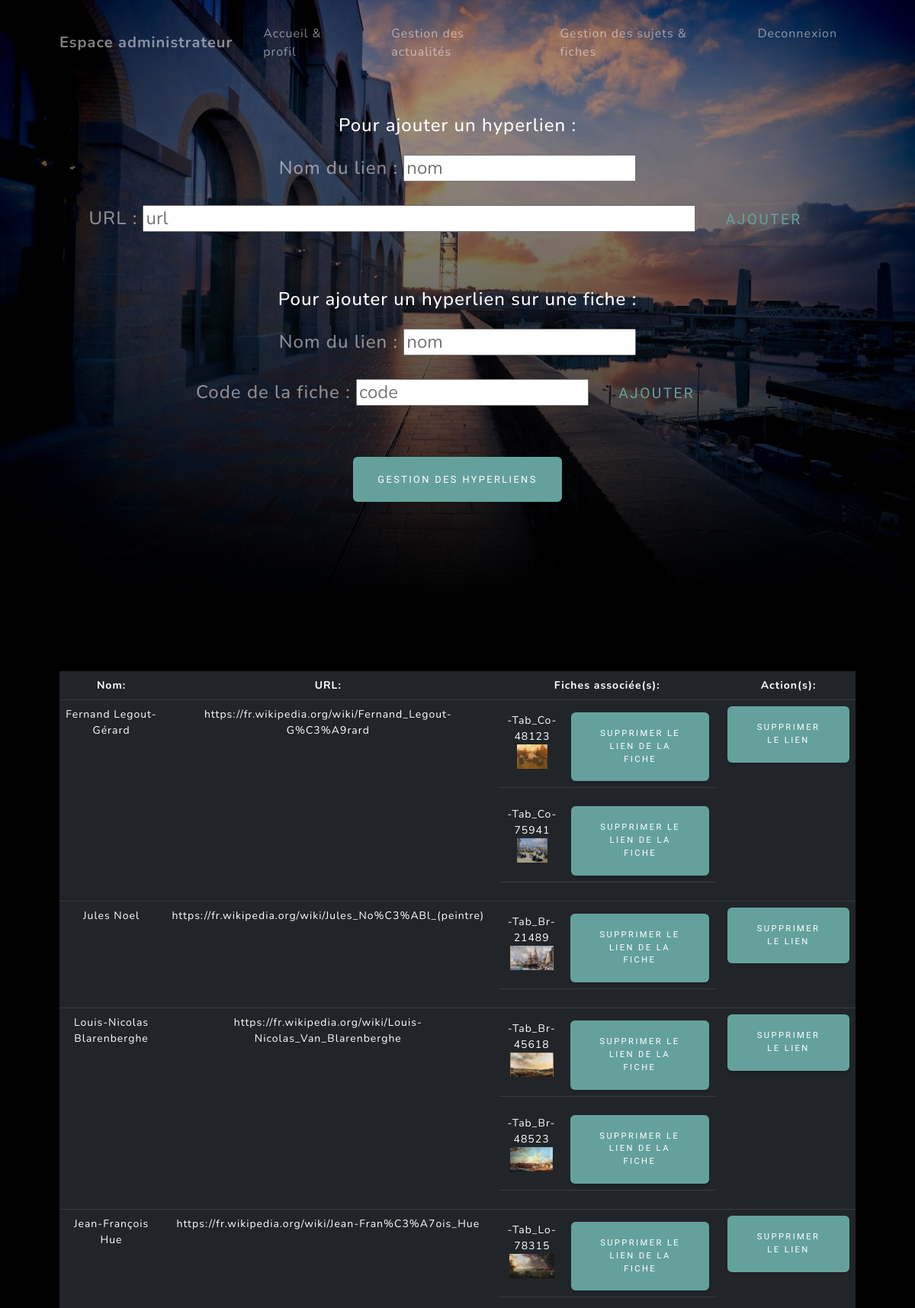
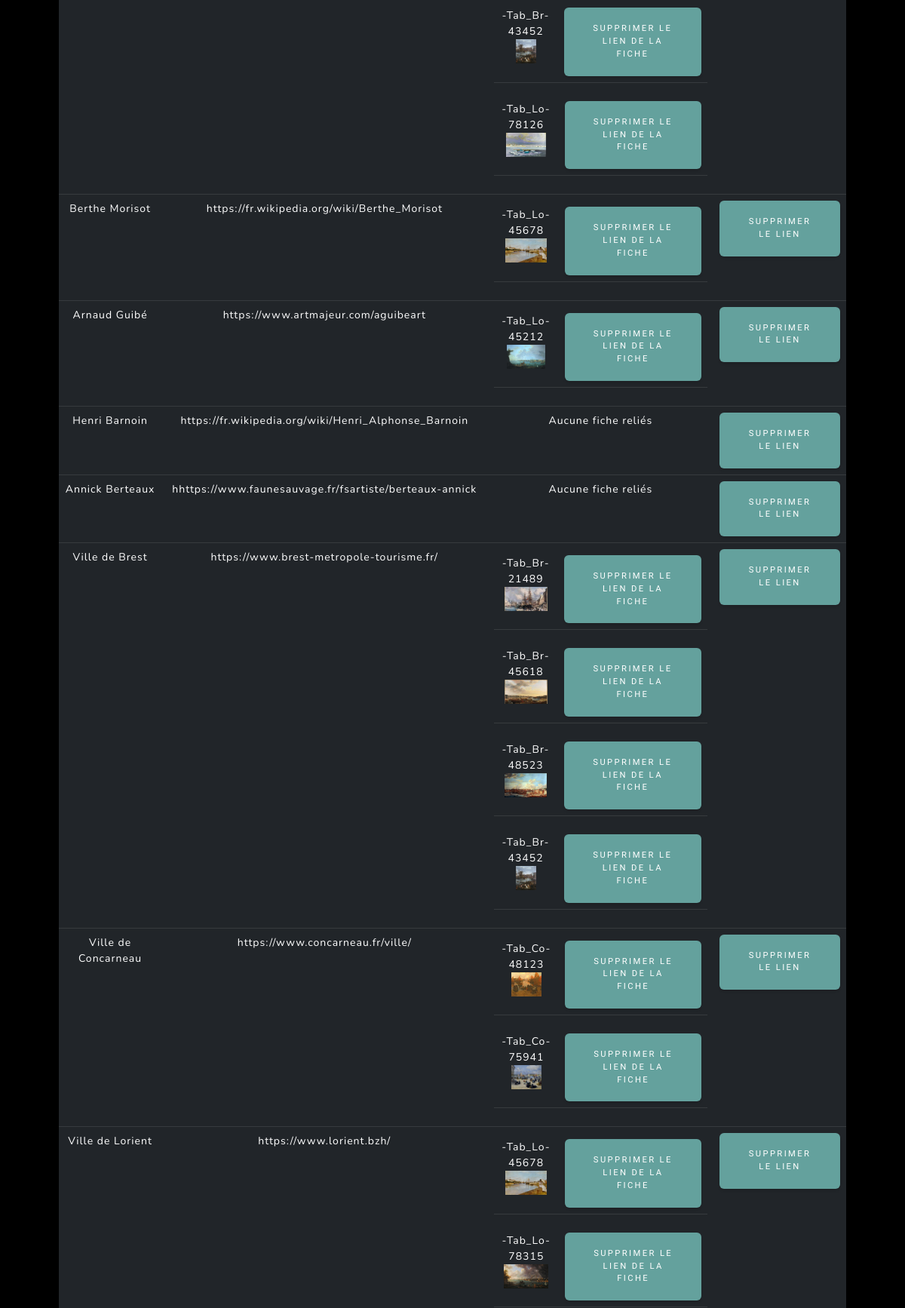
Screenshot of /v2/session/admin_hyp.php (signed in, upper part) with the database file from the repository (2 pictures, top to bottom).
### tables this page shows
CREATE TABLE `T_HYPERLIEN_HYP` (
  `hyp_id` int(11) NOT NULL,
  `hyp_nom` varchar(80) NOT NULL,
  `hyp_url` varchar(300) NOT NULL
);

CREATE TABLE `T_ASSOCIATION_ASS` (
  `hyp_id` int(11) NOT NULL,
  `fic_id` int(11) NOT NULL
);

CREATE TABLE `T_FICHE_FIC` (
  `fic_id` int(11) NOT NULL,
  `fic_label` varchar(80) NOT NULL,
  `fic_contenue` varchar(500) NOT NULL,
  `fic_image` varchar(300) NOT NULL,
  `fic_code` char(12) NOT NULL,
  `fic_etat` char(1) NOT NULL,
  `suj_id` int(11) NOT NULL
);

### v2/session/admin_hyp.php (the view, shortened to what this page needs)
<!DOCTYPE html>
<html lang="en">
    <head>
        <link href="../css/styles.css" rel="stylesheet" />
    </head>
    <body id="page-top">
    <?php
                    $mysqli = new mysqli('localhost','eXXXXXXXXsql','XXXXXXXX','eXXXXXXXX_db2');
                    $r="SELECT* FROM T_PROFIL_PRO WHERE com_pseudo='".$_SESSION['login']."';";
                        $rs1 = $mysqli->query($r);
                        $pro = $rs1->fetch_assoc();
                        if ($pro['pro_statut']=='G'){
                            echo"<nav class='navbar navbar-expand-lg navbar-light fixed-top' id='mainNav'><div class='container px-4 px-lg-5'><a class='navbar-brand' href='#page-top'>Espace administrateur</a>";
                            echo"<ul class='navbar-nav ms-auto'>";
                            echo"<li class='nav-item'><a class='nav-link' href='admin_accueil.php'>Accueil & profil  </a></li>";
                        echo"<li class='nav-item'><a class='nav-link' href='admin_act.php'>Gestion des actualités</a></li>";
                        echo"<li class='nav-item'><a class='nav-link' href='admin_sujet.php'>Gestion des sujets & fiches </a></li>";
                        echo"<li class='nav-item'><a class='nav-link' href='deconnection.php'>Deconnexion</a></li>";
            echo"</ul></div></div></nav>";
                        }
        ?>
        <header class="masthead">
        <div class="container px-4 px-lg-5 d-flex h-100 align-items-center justify-content-center">
                <div class="text-center">
            <form action="action/ajout_hyp.php" method="post">
                        <fieldset>
                        <h4 class='text-white-50 mx-auto mt-2 mb-5'>
                        <div class="text-center">
                        <h4 class='text-white mb-4' >
                            Pour ajouter un hyperlien :
                            </h4>
                        </div>
                                <p>Nom du lien :
                                <input type="text" name="nom" placeholder="nom" required="required"/>
                                </p>
                                <p>URL :
                                <input type="text" name="url" placeholder="url" size=50 required="required"/>
                                <input type="submit" class="btn btn-outline-primary btn-sm" value="Ajouter">   </p>
                        </fieldset>
                    </form>
                    <form action="action/ajout_hypfic.php" method="post">
                        <fieldset>
                        <h4 class='text-white-50 mx-auto mt-2 mb-5'>
                        <div class="text-center">
                        <h4 class='text-white mb-4' >
                            Pour ajouter un hyperlien sur une fiche :
                            </h4>
                        </div>
                                <p>Nom du lien :
                                <input type="text" name="nom" placeholder="nom" required="required"/>
                                </p>
                                <p>Code de la fiche :
                                <input type="text" name="fic" placeholder="code" required="required"/>
                                <input type="submit" class="btn btn-outline-primary btn-sm" value="Ajouter"> </p>
                        </fieldset>
                    </form>
                <a class='btn btn-primary' href='#about'>Gestion des hyperliens</a>
            </div>
                    </div>
        </header>
        <section  id="about">
        <footer class="footer bg-black small text-center text-white-50">
            <div class="container px-4 px-lg-5">
            <?php
                    $requete="SELECT* FROM T_HYPERLIEN_HYP ";
                        $res = $mysqli->query($requete);
                        if ($res == false){
                            echo "Error: La requête a echoué \n";
                            echo "Errno: " . $mysqli->errno . "\n";
                            echo "Error: " . $mysqli->error . "\n";
                        exit();
                        }
                        else{
                            echo "<table class='table table-hover table-dark'>";
                            echo "<th >";
                            echo "Nom:";
                            echo"</th>";
                            echo "<th >";
                            echo "URL:";
                            echo"</th>";
                            echo "<th >";
                            echo "Fiches associée(s):";
                            echo"</th>";
                            echo "<th >";
                            echo "Action(s):";
                            echo"</th>";
                            while ($hyp = $res->fetch_assoc())
                            {
                                echo "<tr><td>";
                                echo ($hyp['hyp_nom']);
                                echo"</td><td>";
                                echo ($hyp['hyp_url']);
                                echo"</td><td>";
                                $requete2="SELECT * FROM T_FICHE_FIC JOIN T_ASSOCIATION_ASS USING(fic_id) WHERE hyp_id=".$hyp['hyp_id'].";";
                                $result2 = $mysqli->query($requete2);
                                if ($result2 == false) {
                                    echo "Error: La requête a echoué \n";
                                    echo "Errno: " . $mysqli->errno . "\n";
                                    echo "Error: " . $mysqli->error . "\n";
                                    exit();
                                }
                                else if($result2->num_rows==0){
                                    echo"Aucune fiche reliés";
                                }
                                else{
                                while ($fic = $result2->fetch_assoc())
                                {   echo "<table class='table table-hover table-dark'>";
                                    echo "<tr><td>";
                                    echo"-";
                                echo($fic['fic_code']."     ");
                                echo"<br/>";
                                $chemin='../images/'.$fic['fic_image'];
                                echo("<img src=$chemin style='height: 2rem;' />");
                                echo "</td><td >";
                                echo"<form action='action/del_hypfic.php' method='POST'>";
                                echo("<button type='submit' class='btn btn-primary' name='sup'>Supprimer le lien de la fiche</button>");
                                echo"</form>";
                                echo "</td></tr>";}
                                echo"</table>";
                            }echo "</td><td >";
                                echo"<form action='action/del_hyp.php' method='POST'>";
                                echo("<button type='submit' class='btn btn-primary' name='supprimer'>Supprimer le lien</button>");
                                echo"</form>";
                                echo "</td></tr >";}
                            }
                            echo "</table>";
                    ?>
        </div></footer>
        </section>
    </body>
</html>

### rows the page displays
t_hyperlien_hyp: hyp_nom "Fernand Legout-Gérard", hyp_url "https://fr.wikipedia.org/wiki/Fernand_Legout-G%C3%A9rard"
t_association_ass: fic.fic_code "Tab_Co-48123", fic.fic_image (picture)
t_association_ass: fic.fic_code "Tab_Co-75941", fic.fic_image (picture)
t_hyperlien_hyp: hyp_nom "Jules Noel", hyp_url "https://fr.wikipedia.org/wiki/Jules_No%C3%ABl_(peintre)"
t_association_ass: fic.fic_code "Tab_Br-21489", fic.fic_image (picture)
t_hyperlien_hyp: hyp_nom "Louis-Nicolas Blarenberghe", hyp_url "https://fr.wikipedia.org/wiki/Louis-Nicolas_Van_Blarenberghe"
t_association_ass: fic.fic_code "Tab_Br-45618", fic.fic_image (picture)
t_association_ass: fic.fic_code "Tab_Br-48523", fic.fic_image (picture)
t_hyperlien_hyp: hyp_nom "Jean-François Hue", hyp_url "https://fr.wikipedia.org/wiki/Jean-Fran%C3%A7ois_Hue"
t_association_ass: fic.fic_code "Tab_Lo-78315", fic.fic_image (picture)
t_association_ass: fic.fic_code "Tab_Br-43452", fic.fic_image (picture)
t_association_ass: fic.fic_code "Tab_Lo-78126", fic.fic_image (picture)
t_hyperlien_hyp: hyp_nom "Berthe Morisot", hyp_url "https://fr.wikipedia.org/wiki/Berthe_Morisot"
t_association_ass: fic.fic_code "Tab_Lo-45678", fic.fic_image (picture)
t_hyperlien_hyp: hyp_nom "Arnaud Guibé", hyp_url "https://www.artmajeur.com/aguibeart"
t_association_ass: fic.fic_code "Tab_Lo-45212", fic.fic_image (picture)
t_hyperlien_hyp: hyp_nom "Henri Barnoin", hyp_url "https://fr.wikipedia.org/wiki/Henri_Alphonse_Barnoin", shows "Aucune fiche reliés"
t_hyperlien_hyp: hyp_nom "Annick Berteaux", hyp_url "hhttps://www.faunesauvage.fr/fsartiste/berteaux-annick", shows "Aucune fiche reliés"
t_hyperlien_hyp: hyp_nom "Ville de Brest", hyp_url "https://www.brest-metropole-tourisme.fr/"
t_association_ass: fic.fic_code "Tab_Br-21489", fic.fic_image (picture)
t_association_ass: fic.fic_code "Tab_Br-45618", fic.fic_image (picture)
t_association_ass: fic.fic_code "Tab_Br-48523", fic.fic_image (picture)
t_association_ass: fic.fic_code "Tab_Br-43452", fic.fic_image (picture)
t_hyperlien_hyp: hyp_nom "Ville de Concarneau", hyp_url "https://www.concarneau.fr/ville/"
t_association_ass: fic.fic_code "Tab_Co-48123", fic.fic_image (picture)
t_association_ass: fic.fic_code "Tab_Co-75941", fic.fic_image (picture)
t_hyperlien_hyp: hyp_nom "Ville de Lorient", hyp_url "https://www.lorient.bzh/"
t_association_ass: fic.fic_code "Tab_Lo-45678", fic.fic_image (picture)
t_association_ass: fic.fic_code "Tab_Lo-78315", fic.fic_image (picture)
